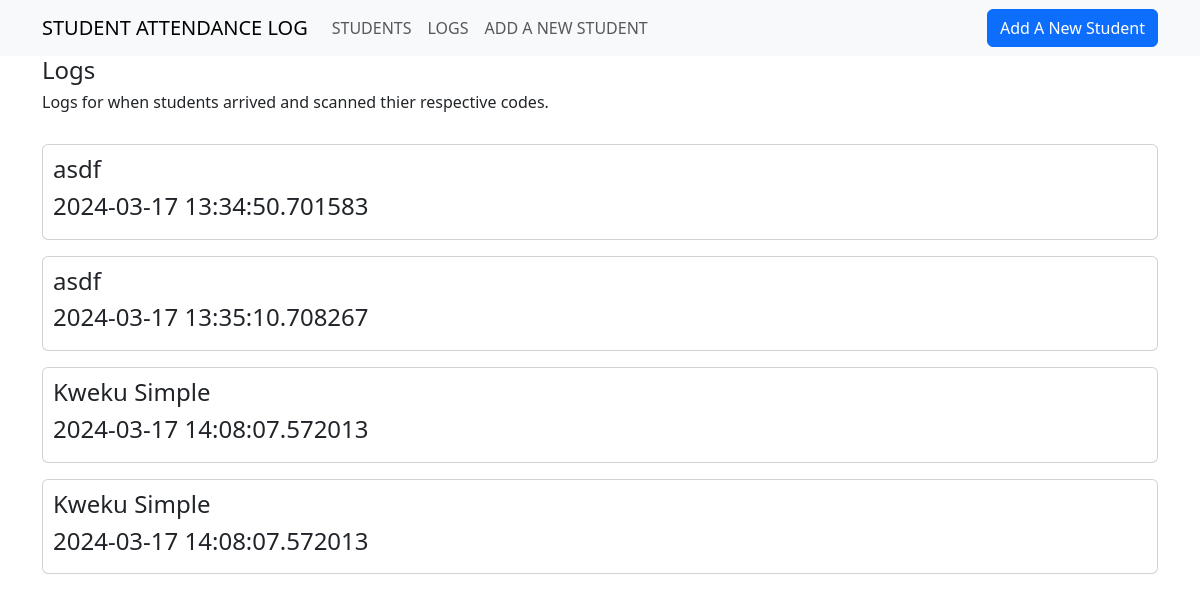
Page /logs on the earlier database version.
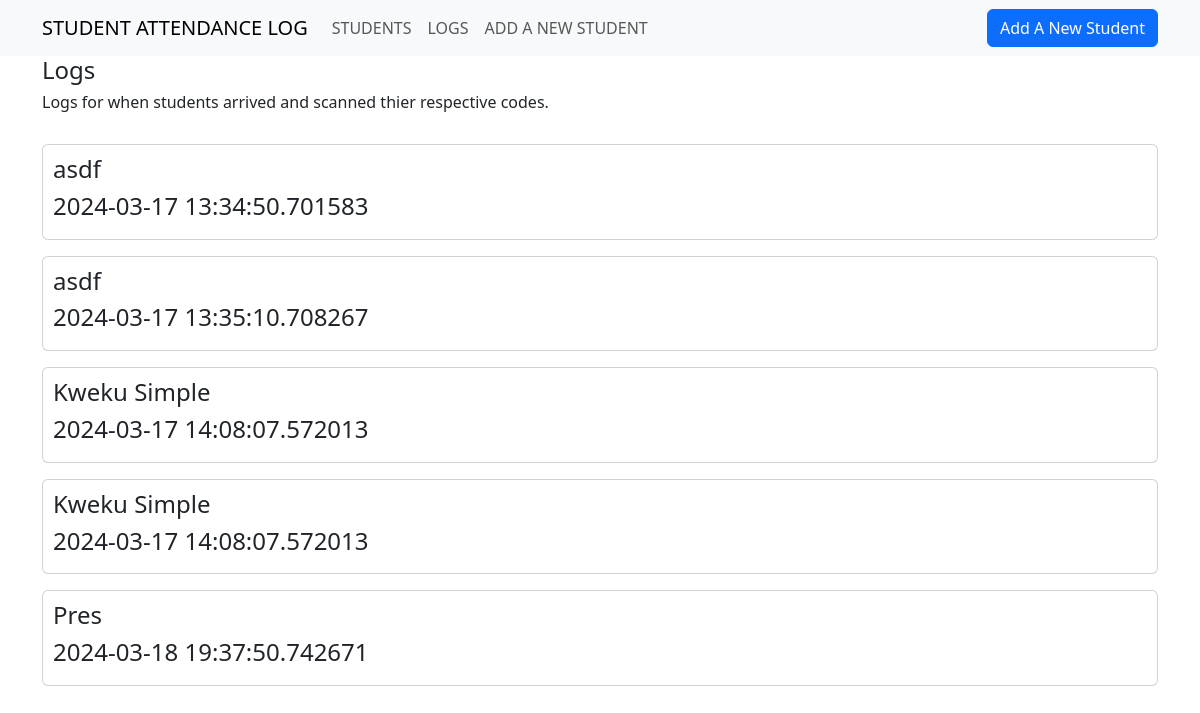
Same page on the later database version.
### app.py (models this page shows, shortened)
class Logs(db.Model):
    __tablename__ = 'studentData'
    id = db.Column(db.Integer,
                   primary_key=True)
    name = db.Column(db.String)
    time = db.Column(db.DateTime, default=datetime.datetime.utcnow())

### app.py (the view)
@app.route('/logs')
def logs():
    logs = Logs.query.all()
    return render_template('logs.html', logs=logs)

### templates/logs.html
{% extends "base.html" %}
{% block body %}
<div class="container">
<h4>Logs</h4>
                    <h6>Logs for when students arrived and scanned thier respective codes.</h6>
                    <br/>
                    {% for log in logs %}
                        <div class="card mb-3">
                            <h4>{{log.name}}</h4>
                            <h4>{{log.time}}</h4>
                        </div>
                    {% endfor %}
</div>
{% endblock %}

Differences in the rows shown:
added Logs: name "Pres", time "2024-03-18 19:37:50.742671"
